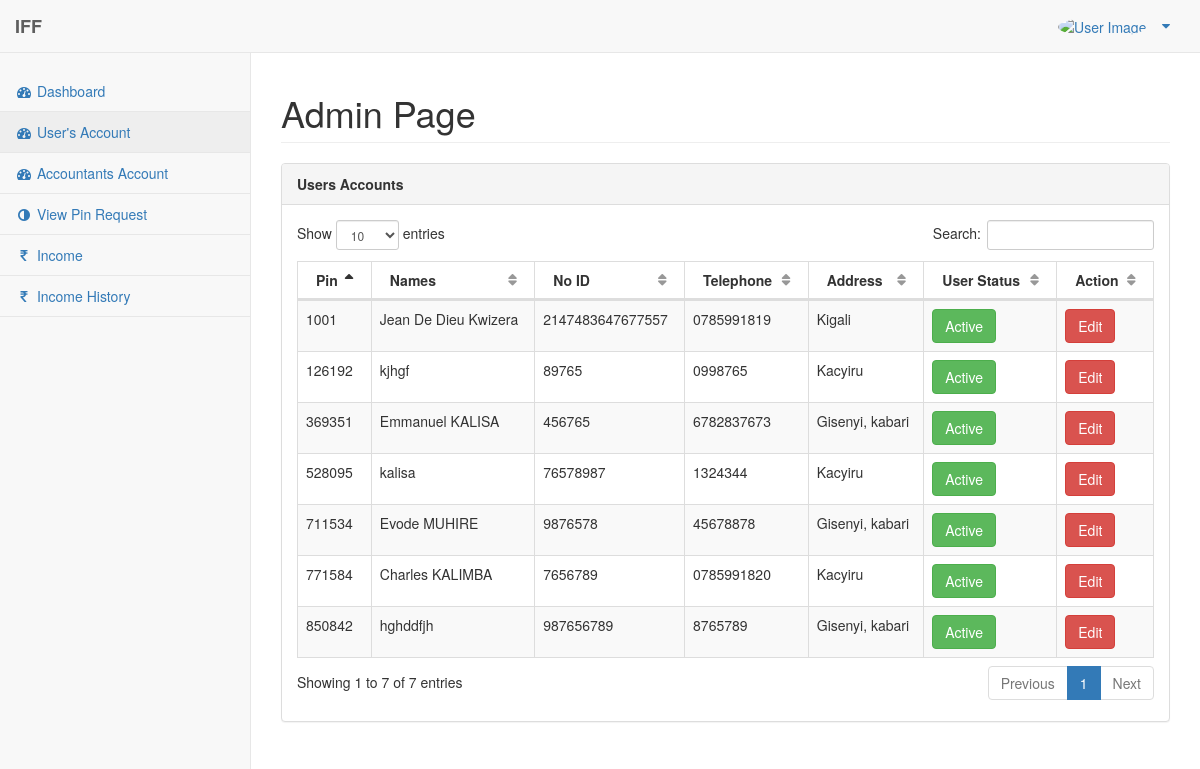
/admin/users.php (signed in), run on an earlier commit of the app's database.
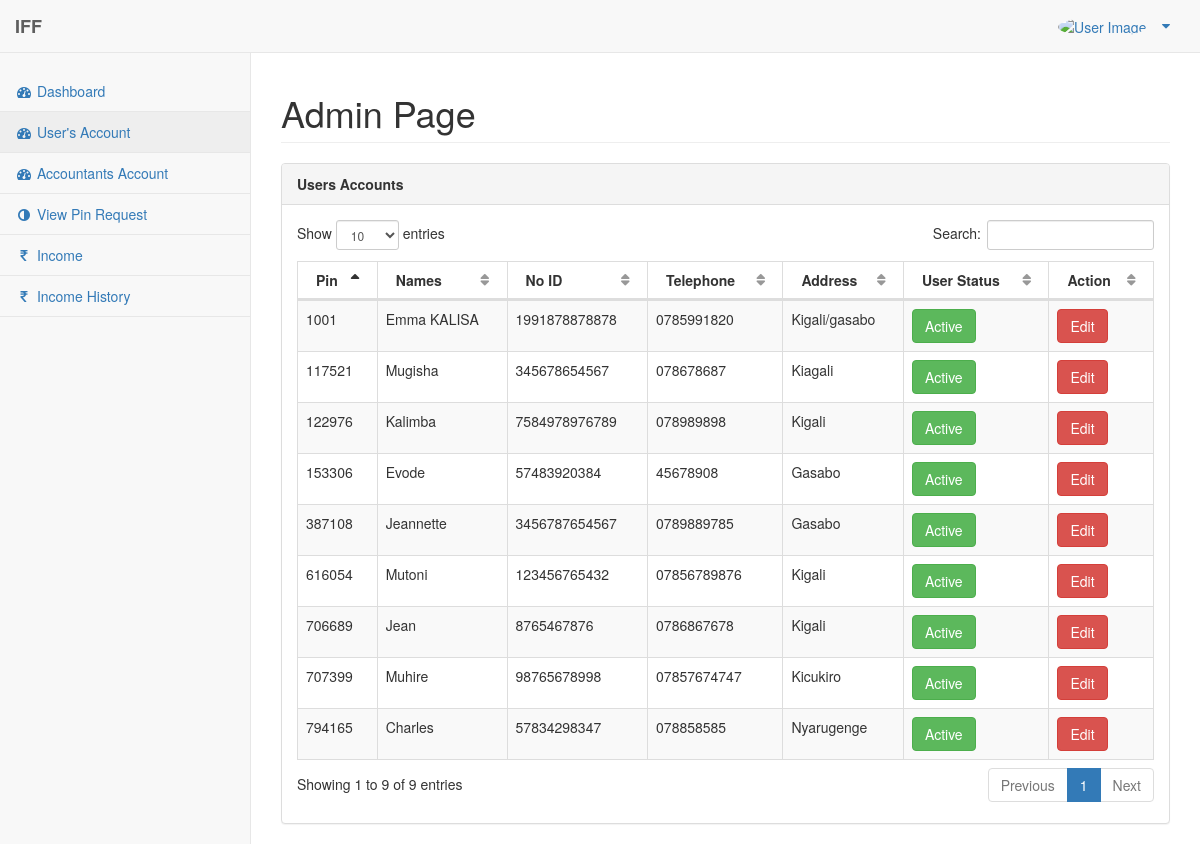
And on a later commit of the database.
### tables this page shows
CREATE TABLE `user` (
  `id` int(11) NOT NULL,
  `userident` int(11) NOT NULL,
  `Names` varchar(50) NOT NULL,
  `NationalID` bigint(50) NOT NULL,
  `password` varchar(30) NOT NULL,
  `mobile` varchar(12) NOT NULL,
  `address` text NOT NULL,
  `under_userpin` varchar(50) DEFAULT '',
  `side` enum('left','right') NOT NULL,
  `date` date NOT NULL,
  `user_status` varchar(100) NOT NULL,
  `picture` varchar(200) NOT NULL
);

### admin/users.php (the view, shortened to what this page needs)
<?php
    require_once('php-includes/config.php');
?>
<!DOCTYPE html>
<html lang="en">
<head>
    <link href="../vendor/bootstrap/css/bootstrap.min.css" rel="stylesheet">
    <link href="../vendor/metisMenu/metisMenu.min.css" rel="stylesheet">
    <link href="../vendor/datatables-plugins/dataTables.bootstrap.css" rel="stylesheet">
    <link href="../vendor/datatables-responsive/dataTables.responsive.css" rel="stylesheet">
    <link href="../dist/css/sb-admin-2.css" rel="stylesheet">
    <link href="../vendor/font-awesome/css/font-awesome.min.css" rel="stylesheet" type="text/css">
</head>
<body>
    <div id="wrapper">
        <?php include('php-includes/menu.php'); ?>
        <div id="page-wrapper">
            <div class="row">
                <div class="col-lg-12">
                    <h1 class="page-header">Admin Page</h1>
                </div>
            </div>
            <div class="row">
                <div class="col-lg-12">
                    <div class="panel panel-default">
                        <div class="panel-heading">
                        <b>Users Accounts</b>
                        </div>
                        <div class="panel-body">
                            <table width="100%" class="table table-striped table-bordered table-hover" id="dataTables-example">
                                <thead>
                                    <tr>
                                        <th>Pin</th>
                                        <th>Names</th>
                                        <th>No ID</th>
                                        <th>Telephone</th>
                                        <th>Address</th>
                                        <th>User Status</th>
                                        <th>Action</th>
                                    </tr>
                                </thead>
                                <tbody>
                                    <?php
                                        $result=$dbh->prepare("Select * From user Order By Names ASC");
                                        $result->execute();
                                        while($row = $result->fetch(PDO::FETCH_ASSOC)){
                                            echo "<tr>";
                                            echo "<td>".$row['userident']."</td>";
                                            echo "<td>".$row['Names']."</td>";
                                            echo "<td>".$row['NationalID']."</td>";
                                            echo "<td>".$row['mobile']."</td>";
                                            echo "<td>".$row['address']."</td>";
                                            if($row['user_status']=='Active') {
                                                echo "<td><a href='update_status.php?userid=$row[id]' class='btn btn-success'>".$row['user_status']."</a></td>";
                                            }else{
                                                echo "<td><a href='update_status.php?userid=$row[id]' class='btn btn-warning'>".$row['user_status']."</a></td>";
                                            }
                                            echo "<td><a href='editform.php?edit_id=$row[id]' class='btn btn-danger'>Edit</a></td>";
                                            echo "</tr>";
                                        }
                                    ?>
                                </tbody>
                            </table>
                    </div>
                </div>
            </div>
        </div>
    </div>
</body>
</html>

What changed in the data, as far as the page shows it:
removed user: userident "771584", Names "Charles KALIMBA", NationalID "7656789", mobile "0785991820", address "Kacyiru", user_status "Active"
removed user: userident "369351", Names "Emmanuel KALISA", NationalID "456765", mobile "6782837673", address "Gisenyi, kabari", user_status "Active"
removed user: userident "711534", Names "Evode MUHIRE", NationalID "9876578", mobile "45678878", address "Gisenyi, kabari", user_status "Active"
removed user: userident "850842", Names "hghddfjh", NationalID "987656789", mobile "8765789", address "Gisenyi, kabari", user_status "Active"
removed user: userident "528095", Names "kalisa", NationalID "76578987", mobile "1324344", address "Kacyiru", user_status "Active"
removed user: userident "126192", Names "kjhgf", NationalID "89765", mobile "0998765", address "Kacyiru", user_status "Active"
added user: userident "794165", Names "Charles", NationalID "57834298347", mobile "078858585", address "Nyarugenge", user_status "Active"
changed user: Names "Jean De Dieu Kwizera" → "Emma KALISA"; NationalID "2147483647677557" → "1991878878878"; mobile "0785991819" → "0785991820"; address "Kigali" → "Kigali/gasabo"
added user: userident "153306", Names "Evode", NationalID "57483920384", mobile "45678908", address "Gasabo", user_status "Active"
added user: userident "706689", Names "Jean", NationalID "8765467876", mobile "0786867678", address "Kigali", user_status "Active"
added user: userident "387108", Names "Jeannette", NationalID "3456787654567", mobile "0789889785", address "Gasabo", user_status "Active"
added user: userident "122976", Names "Kalimba", NationalID "7584978976789", mobile "078989898", address "Kigali", user_status "Active"
added user: userident "117521", Names "Mugisha", NationalID "345678654567", mobile "078678687", address "Kiagali", user_status "Active"
added user: userident "707399", Names "Muhire", NationalID "98765678998", mobile "07857674747", address "Kicukiro", user_status "Active"
added user: userident "616054", Names "Mutoni", NationalID "123456765432", mobile "07856789876", address "Kigali", user_status "Active"
Also different on the page:
text written by a page script: "Show entries Search: Showing 1 to 7 of 7 entries Previous 1 Next" → "Show entries Search: Showing 1 to 9 of 9 entries Previous 1 Next"
